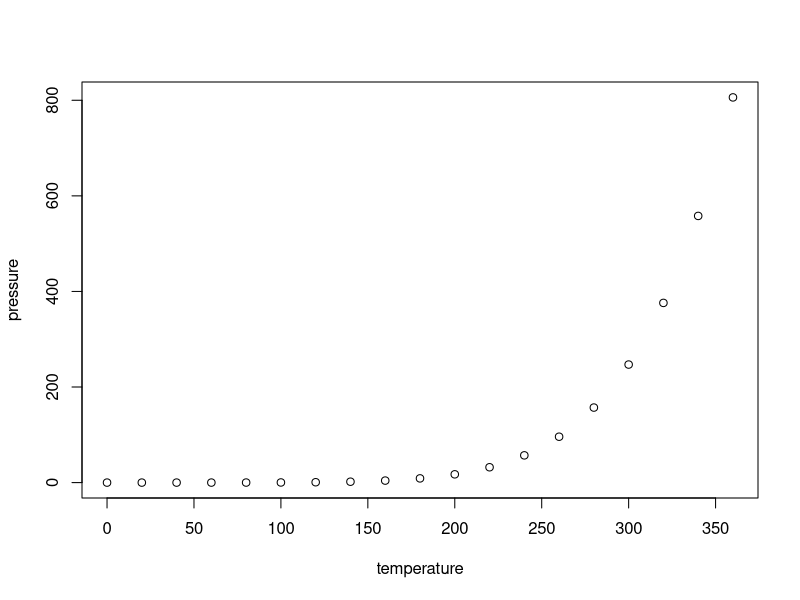
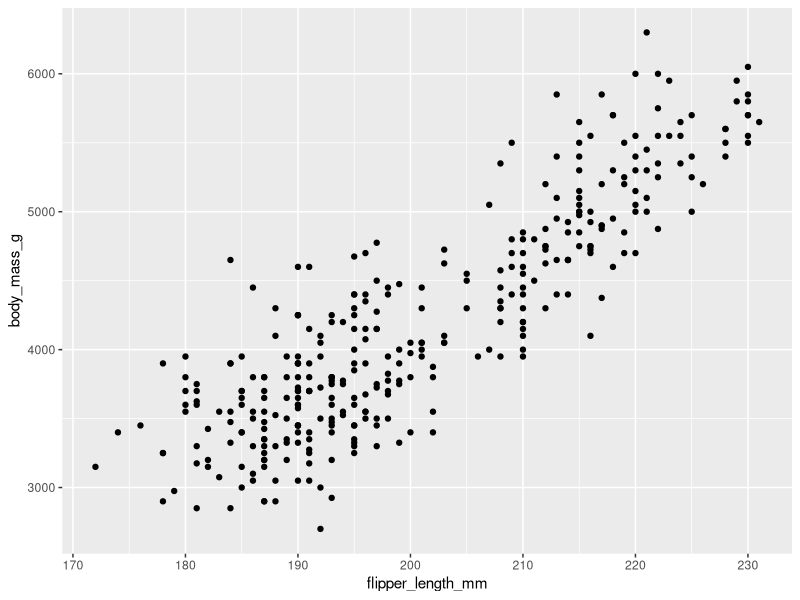

Write R code to recreate these figures, in order.
## ---- chunk 1
knitr::opts_chunk$set(echo = TRUE)
## ---- chunk 2
summary(cars)
## ---- chunk 3
plot(pressure)
## ---- chunk 4
install.packages("tidyverse")
library(tidyverse)
install.packages("ggplot2")
library(ggplot2)
## ---- chunk 5
install.packages("palmerpenguins")
library(palmerpenguins)
data(penguins)
View(penguins)
## ---- chunk 6
ggplot(data = penguins)+
  geom_point(mapping = aes(x= flipper_length_mm, y= body_mass_g))
  
